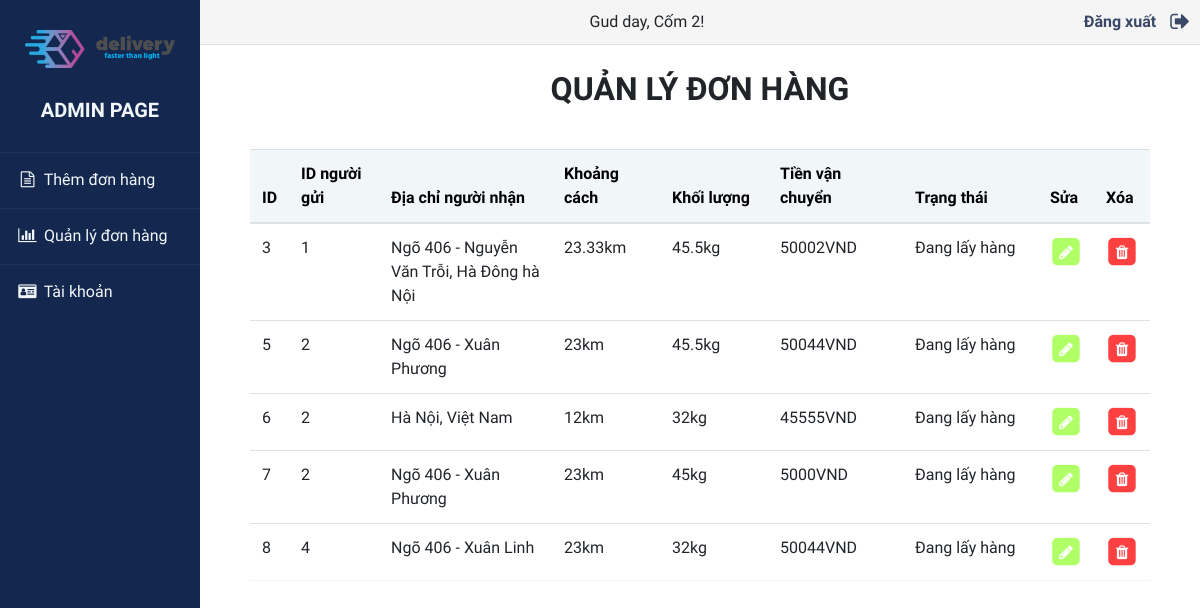
Page /admin/admin.php (signed in) on the committed database.
### tables this page shows
CREATE TABLE `order` (
  `id` int(11) NOT NULL,
  `idSender` int(11) NOT NULL,
  `receiverAddress` varchar(255) NOT NULL,
  `distance` double NOT NULL,
  `weight` double NOT NULL,
  `fee` double NOT NULL,
  `status` varchar(255) NOT NULL
);

### model/order.php (called while the page is built, shortened)
<?php
include_once 'dao.php';
class Order {
    private $db;
    function __construct()
    {
        $this->db = new DAO();
    }
    function fetchAll(){
        $sql = "SELECT * FROM `order`;";
        $result = $this->db->fetchAll($sql);
        return $result;
    }
}
?>

### model/dao.php (called while the page is built, shortened)
<?php
class DAO {
    private $conn;
    function __construct()
    {
        $this->conn = new mysqli('localhost', 'root', '', 'delivery');
    }
    function query($sql){
        return $this->conn->query($sql);
    }
    function fetchAll($sql){
        $ar = array();
        $result = $this->query($sql);
        while($row = $result->fetch_array()){
            $ar[] = $row;
        }
        return $ar;
    }
}
?>

### admin/admin.php (the view, shortened to what this page needs)
<!doctype html>
<html lang="en">
<head>
    <link rel="stylesheet" href="https://stackpath.bootstrapcdn.com/bootstrap/4.3.1/css/bootstrap.min.css"
>
    <link rel="stylesheet" href="./style/admin.css">
    <link rel="stylesheet" href="https://maxcdn.bootstrapcdn.com/font-awesome/4.7.0/css/font-awesome.min.css">
</head>
<body>
    <div class="wrapper">
        <div class="sidebar">
            <a href="./../index.php"><img src="../images/logo.png" width="150px"></a>
            <h5>Admin Page</h5>
            <ul>
                <li>
                    <a href="add.php"><i class="fa fa-file-text-o fa-fw" aria-hidden="true"></i>
                        Thêm đơn hàng
                    </a>
                </li>
                <li>
                    <a href="admin.php"><i class="fa fa-bar-chart-o fa-fw" aria-hidden="true"></i>
                        Quản lý đơn hàng
                    </a>
                </li>
                <li>
                    <a href="account.php"><i class="fa fa-id-card fa-fw" aria-hidden="true"></i>
                        Tài khoản
                    </a>
                </li>
            </ul>
        </div>
        <div class="main-content">
            <div class="header-bar">
                <div class="user-account">
                    Gud day, <?php echo $_SESSION['name']; ?>!
                </div>
                <div class="btn-exit">
                    <a href="./php/handler-logout.php"><strong>Đăng xuất</strong>
                        <i class="fa fa-sign-out fa-lg" aria-hidden="true" style="margin-left: 10px;"></i>
                    </a>
                </div>
            </div>
            <div class="title">
                <p>
                    Quản lý đơn hàng
                </p>
            </div>
            <div class="content">
                <div class="table-content">
                    <table class="table">
                        <thead>
                            <tr>
                                <th class="id">ID</th>
                                <th class="id-sender">ID người gửi</th>
                                <th class="address">Địa chỉ người nhận</th>
                                <th class="distance">Khoảng cách</th>
                                <th class="weight">Khối lượng</th>
                                <th class="fee">Tiền vận chuyển</th>
                                <th class="status">Trạng thái</th>
                                <th class="edit">Sửa</th>
                                <th class="delete">Xóa</th>
                            </tr>
                        </thead>
                        <tbody>
                            <?php
                            include_once $_SERVER['DOCUMENT_ROOT'].'/delivery/model/order.php';
                            $order = new Order();
                            $orderArray = $order->fetchAll();
                            foreach($orderArray as $row){
                                echo '<tr>';
                                echo '<td>'.$row['id'].'</td>';
                                echo '<td>'.$row['idSender'].'</td>';
                                echo '<td>'.$row['receiverAddress'].'</td>';
                                echo '<td>'.$row['distance']. 'km</td>';
                                echo '<td>'.$row['weight']. 'kg</td>';
                                echo '<td>'.$row['fee']. 'VND</td>';
                                echo '<td>'.$row['status'].'</td>';
                                echo '<td><a class="btn-edit" href="edit.php?id='.$row['id'].'">';
                                    echo '<span class="fa-stack fa-1x">
                                            <i class="fa fa-square fa-stack-2x"></i>
                                            <i class="fa fa-pencil fa-stack-1x" style="color: white;"></i></span></a></td>';
                                echo '<td><a class="btn-delete" href="delete.php?id='.$row['id'].'">';
                                    echo '<span class="fa-stack fa-1x">
                                            <i class="fa fa-square fa-stack-2x"></i>
                                            <i class="fa fa-trash fa-stack-1x" style="color: white;"></i>
                                        </span>
                                    </a>
                                </td>';
                                echo '</tr>';
                            }
                            ?>
                        </tbody>
                    </table>
                </div>
            </div>
        </div>
    </div>
</body>
</html>

### admin/style/admin.css (style rules this page uses)
body { font-family: 'Varela Round', sans-serif !important; }
.wrapper { display: flex; position: relative; }
.wrapper .sidebar { position: fixed; width: 200px; height: 100%; background-color: #14274e; padding: 30px 0px; }
.wrapper .sidebar img { margin-bottom: 30px; margin-left: 25px; margin-right: 25px; }
.wrapper .sidebar h5 { color: #f1f6f9; text-transform: uppercase; text-align: center; margin-bottom: 30px; font-weight: bolder; }
.wrapper .sidebar ul { list-style-type: none; padding: 0; }
.wrapper .sidebar ul li { padding: 15px; border-bottom: 1px solid #bdb8d7; border-bottom: 1px solid rgba(0, 0, 0, 0.05); border-top: 1px solid rgba(255, 255, 255, 0.05); }
.wrapper .sidebar ul li a { color: #f1f6f9; display: block; }
.wrapper .sidebar ul li a .fa { width: 25px; }
.wrapper .main-content { width: 100%; margin-left: 200px; }
.wrapper .main-content .header-bar { width: 100%; padding: 10px; background-color: whitesmoke; padding: auto 20px auto 20px; display: flex; border-bottom: 1px solid #dfdde9; }
.wrapper .main-content .header-bar .user-account { margin-left: auto; margin-right: auto; }
.wrapper .main-content .header-bar .btn-exit a { margin-left: auto; margin-right: 0; color: #394867; }
.wrapper .main-content .title { width: 100%; padding: 20px 0; }
.wrapper .main-content .title p { text-align: center; font-size: 32px; font-weight: 800; text-transform: uppercase; }
.wrapper .main-content .content { width: 100%; display: block; }
.wrapper .main-content .content .table-content table { margin: auto; width: 90%; }
.wrapper .main-content .content .table-content table thead { background-color: #f1f6f9; color: black; border-color: none; }
.wrapper .main-content .content .table-content table tr { border-bottom: 1px solid #f1f6f9; }
.wrapper .main-content .content .table-content table .btn-edit { color: rgb(176, 255, 102) }
.wrapper .main-content .content .table-content table .btn-delete { color: rgb(255, 64, 64); }
.wrapper .main-content .content .table-content table .id, .wrapper .main-content .content .table-content table .delete, .wrapper .main-content .content .table-content table .edit { width: 2%; }
.wrapper .main-content .content .table-content table .distance, .wrapper .main-content .content .table-content table .weight { width: 12%; }
.wrapper .main-content .content .table-content table .id-sender { width: 10%; }
.wrapper .main-content .content .table-content table .fee, .wrapper .main-content .content .table-content table .status { width: 15%; }

### rows in the picture
order: id "3", idSender "1", receiverAddress "Ngõ 406 - Nguyễn Văn Trỗi, Hà Đông hà Nội", distance "23.33", weight "45.5", fee "50002", status "Đang lấy hàng"
order: id "5", idSender "2", receiverAddress "Ngõ 406 - Xuân Phương", distance "23", weight "45.5", fee "50044", status "Đang lấy hàng"
order: id "6", idSender "2", receiverAddress "Hà Nội, Việt Nam", distance "12", weight "32", fee "45555", status "Đang lấy hàng"
order: id "7", idSender "2", receiverAddress "Ngõ 406 - Xuân Phương", distance "23", weight "45", fee "5000", status "Đang lấy hàng"
order: id "8", idSender "4", receiverAddress "Ngõ 406 - Xuân Linh", distance "23", weight "32", fee "50044", status "Đang lấy hàng"

### other values in the picture
$_SESSION['name'] "Cốm 2"
